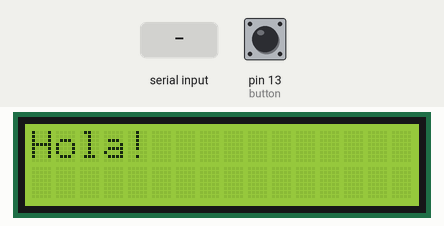
This sketch was run on a simulated Arduino Uno, built with avr-gcc and run on an emulated ATmega328P. Parts: 16×2 character LCD. The test bench sets the inputs (shaded band); at power-on: pin 13 (button) HIGH. What the sketch prints to the serial monitor is not drawn.

Above: at 1.2 s.
1.3 s: "1" received over Serial
At 2.7 s:
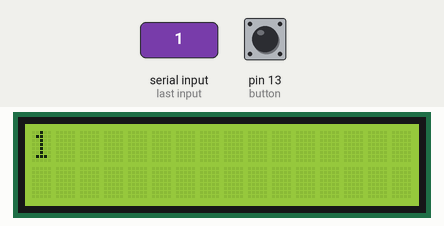
3.0 s: "0" received over Serial
At 3.5 s:
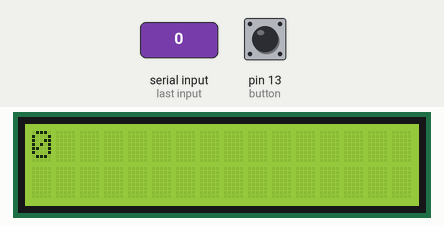
Timing chart, 0 to 6.0 s (numbered marks = the images above; inputs shaded):
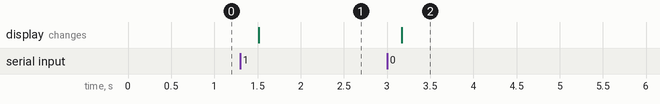

The sketch:

Master.ino
```cpp
#include <LiquidCrystal.h>
#include <Keypad.h>

const int rs = 12, en = 11, d4 = 5, d5 = 4, d6 = 3, d7 = 2;
LiquidCrystal lcd(rs, en, d4, d5, d6, d7);
const byte ROWS = 2; //four rows
const byte COLS = 3; //three columns
char keys[ROWS][COLS] = {
  {'A', 'B', 'C'},
  {'D', 'E', 'F'}
};
byte rowPins[ROWS] = {9, 10}; //connect to the row pinouts of the keypad
byte colPins[COLS] = {8, 7, 6}; //connect to the column pinouts of the keypad
Keypad keypad = Keypad( makeKeymap(keys), rowPins, colPins, ROWS, COLS );

int button = 13;
char str[5];
int lectura = 0;
int i = 0;

void setup() {
  Serial.begin(9600);
  pinMode(button, INPUT);
  lcd.begin(16, 2);
  lcd.print("Hola!");
}

void enviar() {
  char key = keypad.getKey();

  if (key != NO_KEY) {
    lcd.clear();
    //Serial.println(key);
    Serial.write(key);
    lcd.write(key);
  }
  delay(50);
}

void recibir() {
  i = 0;


  if (Serial.available()) { //Si el canal está libre
    delay(50);
    while ((Serial.available()) && (i < 5)) {
      str[i++] = Serial.read(); //Leo el array enviado
    }
    str[i++] = '\0';
  }

  if (i > 0) {
    lcd.clear(); //Se imprime en el serial y en la LCD
    lcd.setCursor(0, 0);
    lcd.write(str);
    Serial.println(str);
  }
}

void loop() {

  lectura = digitalRead(button);
  Serial.print("Botón: ");
  Serial.println(lectura);
  delay(200);

  if (lectura == LOW) { //envío
    enviar();
  } else { //leo
    recibir();
  }
}
```

Measured:
- after the input at 1.3 s, the display: changes after 0.22 s (image 1)
- after the input at 3.0 s, the display: changes after 0.17 s (image 2)
